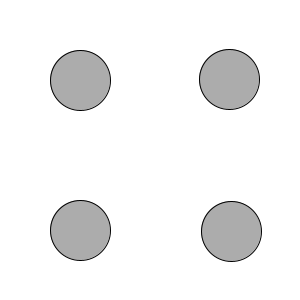
Frame 1 (no input)
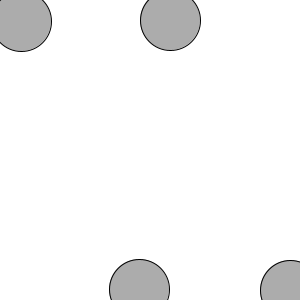
Frame 60 (the mouse pressed at the canvas centre just before this capture)
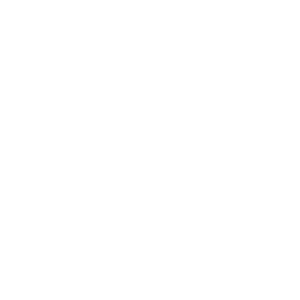
Frame 120 (the mouse held since frame 60 and released just before this capture)

The Processing sketch that drew these frames (run headless with seeded random() and noise(); from frame 60 on, the mouse is pressed at the canvas centre):

// Processing sketch: processing_29427
// ── processing_29427.pde

int tamaniorect = 100;
int posicion = 80;
int posicion2 = 80;
int tamanio = 60;

void setup(){
  size(300,300);
}

void draw(){
  background(255);
  stroke(0);
  fill(172);
  ellipseMode(CENTER);
  ellipse(posicion,posicion,tamanio,tamanio);
  posicion = posicion-1;
  ellipse(posicion+150,posicion,tamanio,tamanio);
  ellipse(posicion2,posicion2+150,tamanio,tamanio);
  posicion2 = posicion2+1;
  ellipse(posicion2+150,posicion2+150,tamanio,tamanio);

}
